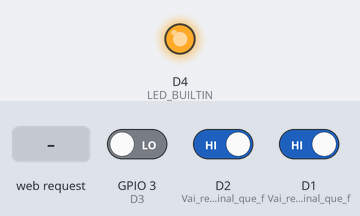
The sketch below on a simulated ESP8266 (NodeMCU). Shown: output pins drawn as LEDs (lit = HIGH, except the on-board LED, lit = LOW). The inputs (shaded band) are chosen by the test bench; at power-on: GPIO 3 (D3) LOW, D2 (Vai_receber_o_sinal_que_f) HIGH, D1 (Vai_receber_o_sinal_que_f) HIGH. WiFi joins after 1.5 s; servers stay silent unless stated; what the sketch prints to the serial monitor is not drawn.

Above: at 2.7 s.
2.8 s: HTTP request GET /LED received
At 4.7 s:
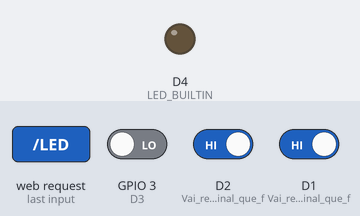
5.0 s: GPIO 3 (D3) driven HIGH
8.0 s: D2 (Vai_receber_o_sinal_que_f) driven LOW and D1 (Vai_receber_o_sinal_que_f) driven LOW
Timing chart, 0 to 11.0 s (numbered marks = the images above; inputs shaded):
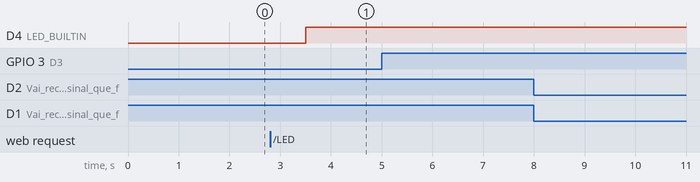

Measured:
- after the input at 2.8 s, D4 (LED_BUILTIN): LOW → HIGH after 0.71 s
- after the input at 5.0 s, every drawn part: stays the same
- after the input at 8.0 s, every drawn part: stays the same

The sketch:

NodeMCU_-_WebPage.ino
```cpp
#include <ESP8266WiFi.h>
#include <WiFiClient.h>
#include <ESP8266WebServer.h>
#include <ESP8266mDNS.h>
#include "index_html.h"
// LED Amarelo
#define D1 5
// LED Vermelho
#define D2 4
// LED Verde
#define D3 3

ESP8266WebServer server(80);

String lixeira = ""; // Armazenar a string que será impressa na página
int estado = D1;

void setup() {
Serial.begin(115200);
pinMode (5, INPUT); // Vai receber o sinal que for enviado pelo Led amarelo
pinMode (4, INPUT); // Vai receber o sinal que for enviado pelo Led Vermelho
pinMode (3, INPUT); // Vai receber o sinal que for enviado pelo Led Verde

WiFi.mode(WIFI_STA);
WiFi.begin("boanoite","18112167");
Serial.println("");
// espera a conexao
while (WiFi.status() != WL_CONNECTED) {
delay(500);
Serial.print(".");
}
Serial.println("");
Serial.print("Conectado ");
Serial.println(WiFi.localIP());

server.on("/",Chamaeu);
server.on("/LED",ChamaLed);
server.begin();
pinMode(LED_BUILTIN, OUTPUT);
//pinMode(A0, OUTPUT);
}
void Chamaeu(){
//server.send(200,"text/plain", "ola");

String page=INDEX_HTML + INDEX_HTMLmid + lixeira + INDEX_HTMLfinal;

server.send(200,"text/html", page);
}
void ChamaLed(){
digitalWrite(LED_BUILTIN, HIGH);
}
void loop() {
server.handleClient();

if (digitalRead(5)==LOW && digitalRead(4)==LOW && digitalRead(D3)==HIGH)
{
 lixeira = "To relax, brota";
  Serial.println("Não estou recebendo sinal da Amarela nem da vermelha, mas estou recebendo da verde");
}
else if (digitalRead(5)==HIGH && digitalRead(4)==HIGH && digitalRead(D3)==HIGH)
{
  lixeira = "Estou em manutenção, aguarde";
  Serial.println("Estou recebendo sinal da amarela, vermelha e verde");
}
else if (digitalRead(5)==HIGH || digitalRead(4)==LOW && digitalRead(D3)==LOW)
{
  lixeira = "Socorrooo, estou ficando cheia";
  Serial.println("Estou recebendo sinal da Vermelha, mas não da amarela nem da verde");
}

delay(1000);
}
```

index_html.h
```cpp
String INDEX_HTML  = R"=====(
<!DOCTYPE html>
<html>

 <head>
    <meta charset="UTF-8" />
    <meta http-equiv="X-UA-Compatible" content="IE=edge" />
    <meta name="viewport" content="width=device-width, initial-scale=1.0" />
    <link rel="stylesheet" href="style.css" />
    <meta http-equiv="refresh" content="5" />
    <title>Gerenciador de Residuos</title>

    <style>
        * {
          margin: 0;
          padding: 0;
          list-style: none;
        }

        body {
          position: relative;
        }

        main {
          height: 100vh;
          background: url(https://i.postimg.cc/ZnjcPPhv/figg.gif) no-repeat center;
          width: 100%;
          background-size: cover;

        }

        .container {
          width: 100%;
          padding: 0 15px;
        }

        .box-left {
          width: 25%;
          margin: 0 auto;
        }

        .box-right {
          width: 60%;
          margin: 0 auto;
          position: relative;
        }

        .box-right::before {
          content: "";
          position: absolute;
          top: 50%;
          left: 0;
          transform: translate(-50%, -50%);
          background: #000;
          width: 3px;
          height: 100%;
        }

        .row {
          display: flex;
        }

        .box-geral {
          height: 265px;
          width: 100%;
          max-width: 500px;
          background-color: #fff;
          border-radius: 30px;
          position: absolute;
          top: 50%;
          left: 50%;
          transform: translate(-50%, -50%);
          display: flex;
          flex-direction: column;
          justify-content: center;
          align-items: center;
        }

        .text-center{
          text-align: center;
        }

        .ajuste-text span{
          color: #343434;
        }

        #app {
          position: absolute;
          top: 50%;
          left: 50%;
          transform: translate(-50%, -50%);
        }


        .teste-teste {
          display: flex;
          flex-direction: column;
          justify-content: center;
          align-items: center;
        }

        .teste-teste img {
          width: 137px;
        }

        .img-2 {
          transition: .6s all ease;
          display: none;
        }

        .img-1 {
          display: none;
          animation-name: teste;
          animation-duration: 3s;
          animation-timing-function: linear;
          animation-iteration-count: infinite;
          transition: .6s all ease;
        }

        .img-3{
          display: none;
          transition: .6s all ease;
          }

        @keyframes teste {
          0% {
            transform: translate(0px, 0px);
            transform: rotate(0deg);
          }

          25% {
            transform: translate(25px, 0);
            transform: rotate(10deg);
          }

          50% {
            transform: translate(0px, 0px);
            transform: rotate(-10deg);
          }

          75% {
            transform: translate(25px, 0);
            transform: rotate(10deg);
          }

          100% {
            transform: translate(0px, 0px);
            transform: rotate(-10deg);
          }
        }

        /* Titulo */

        .box-title h1 {
          font-size: 15px;
          text-align: center;
        }

        .box-title {
          text-align: center;
        }

        .box-title p {
          margin: 10px 0;
        }

        .box-text span {
          font-size: 20px;
        }

        .box-text h4 {
          text-transform: uppercase;
          text-align: center;
          padding: 12px 0;
          border: 1px solid #000;
          border-radius: 20px;
          padding: 5px 10px;
          margin: 10px 0;
        }


        .ajuste-text{
        padding: 0 20px;
        }

    </style>

  </head>
  <body>
    <main>
     <div class="box-geral">
        <div class="container">
          <div class="row">
            <div class="box-left">
              <div class="teste-teste">
                <img class="img-1" src="https://i.postimg.cc/qBKwnpVz/Angry-Pet.png" alt="Logo" />
                <img class="img-2" src="https://i.postimg.cc/DyKgPRn5/Happy-Pet.png" alt="Logo" />
                <img class="img-3" src="https://i.postimg.cc/1t544Rvz/Maintenance-Pet.png" alt="Logo" />


              </div>
            </div>
            <div class="box-right">
              <div class="teste-teste">
                <div class="box-title">
                  <h1>Olá, eu sou um Gerenciador de Residuos inteligente!</h1>
                  <p>Aqui embaixo vai estar alguns dados sobre mim</p>
                </div>
                <div class="ajuste-text text-center">
                  <h4>Estou com aproximadamente <span id="dist">)=====";String INDEX_HTMLmid  = R"=====(</span> de espaço livre</h4>
                </div>
                <div class="box-text ajuste-text">
                  <h4 id="th4">)=====";String INDEX_HTMLfinal  = R"=====(</h4>
              </div>
            </div>
          </div>
        </div>
      </div>
    </div>
  </main>
</body>
<script>
      let img1 = document.querySelector(".img-1");
      let img2 = document.querySelector(".img-2");
      let img3 = document.querySelector(".img-3");

      let titleh5 = document.getElementById("th5");
      let titleh4 = document.getElementById("th4");

      let distSpan = document.getElementById("dist");


      let t1 = "Socorrooo, estou ficando cheia";
      let t2 = "To relax, brota";
      let t3 = "Estou em manutenção, aguarde";
      let dist1 = "20%";
      let dist2 = "40% - 80%";
      let dist3 = "(MANUTENÇÃO)"


      function teste() {
          if (titleh4.innerHTML === t2) {
               img2.style.display = 'block';
               img1.style.display = 'none';
               img1.style.transition = '.6s all ease';

           } else if (titleh4.innerHTML === t1) {
               img1.style.display = 'block';
               img2.style.display = 'none';
           }
           else if (titleh4.innerHTML === t3){
               img3.style.display = 'block';
               img2.style.display = 'none';
               img1.style.display = 'none';
            }
      }

      function teste2() {
          if (titleh4.innerHTML === t1) {
              distSpan.append(dist1);
           } else if (titleh4.innerHTML === t2){
              distSpan.append(dist2);
           }
           else if (titleh4.innerHTML === t3){
              distSpan.append(dist3);
           }
      }

      teste2();
      teste();

</script>
</html>
)=====";
```
